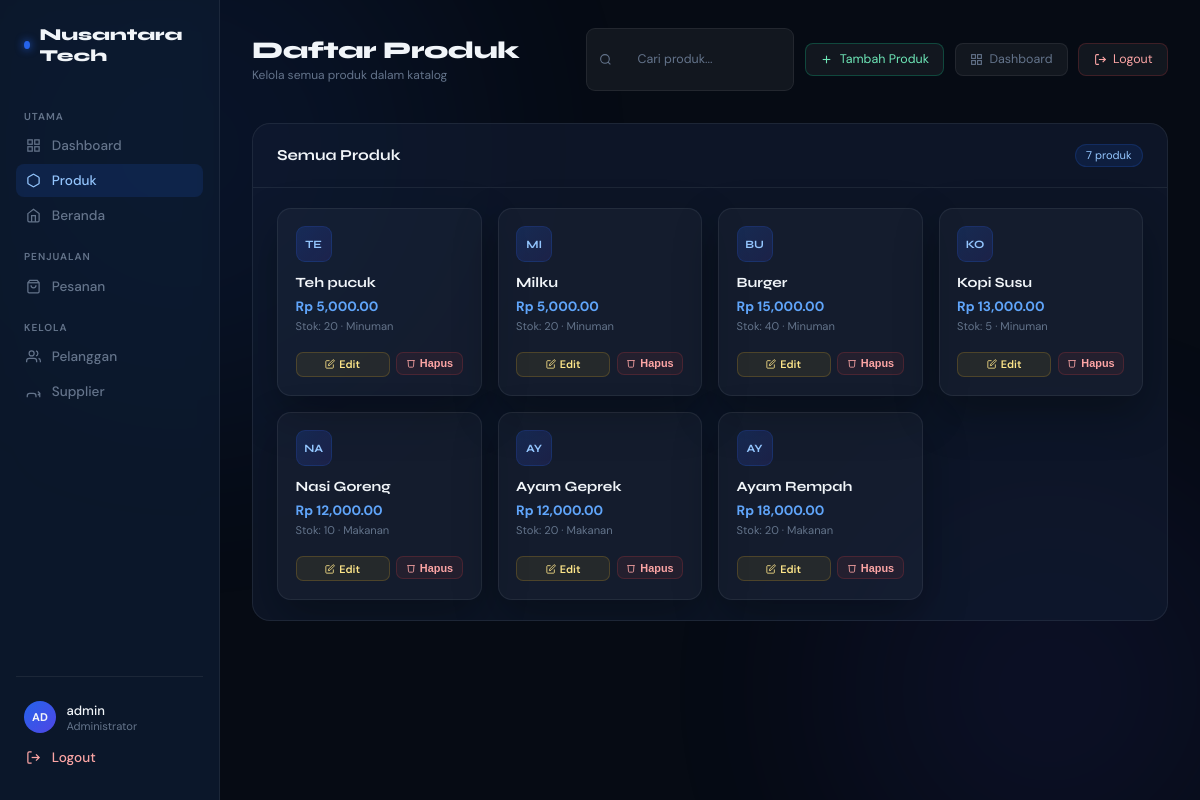
The page /produk/list/ (signed in) on the database as committed earlier.
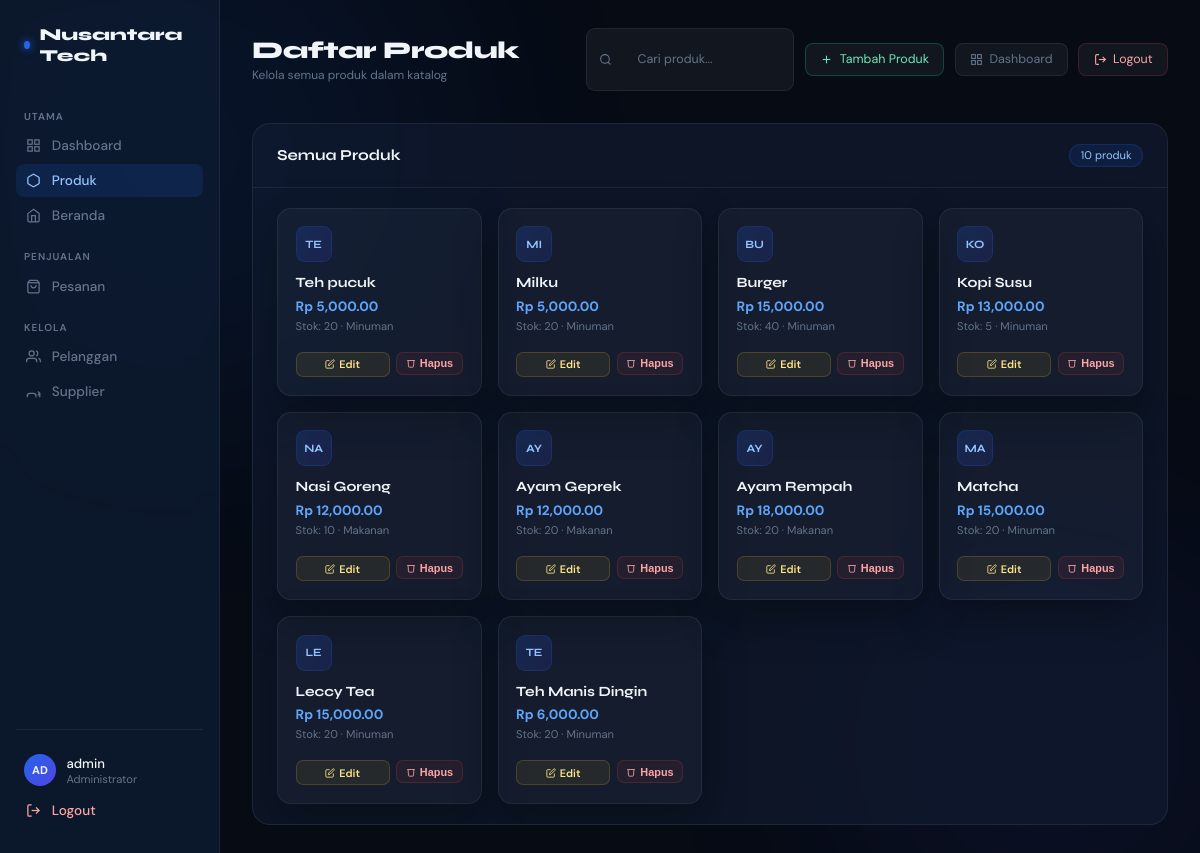
The same page on the database as committed later.
### appku/models.py (models this page shows, shortened)
class Produk(models.Model):
    id = models.BigAutoField(primary_key=True)
    nama = models.CharField(max_length=100)
    harga = models.DecimalField(max_digits=10, decimal_places=2, default=0)
    kategori = models.ForeignKey(
        Kategori,
        on_delete=models.SET_NULL,
        null=True,
        blank=True,
        related_name="produks",
    )
    supplier = models.ForeignKey(
        Supplier,
        on_delete=models.SET_NULL,
        null=True,
        blank=True,
        related_name="produks",
    )
    stok = models.PositiveIntegerField(default=0)  # 🔥 tidak bisa minus
    deskripsi = models.TextField(blank=True, default="")
    created_at = models.DateTimeField(auto_now_add=True)
    updated_at = models.DateTimeField(auto_now=True)

class Kategori(models.Model):
    id = models.BigAutoField(primary_key=True)
    nama = models.CharField(max_length=100)
    deskripsi = models.TextField(blank=True, default="")
    def __str__(self):
        return self.nama

### appku/views.py (the view)
# urls.py: path("produk/list/", views.produk_list, name="produk_list"),
@login_required
def produk_list(request):
    produk_list = Produk.objects.all()
    return render(request, "appku/produk_list.html", {"produk_list": produk_list})

### appku/templates/appku/produk_list.html (shortened to what the changed rows need)
{% extends 'appku/base.html' %}
{% load humanize %}
{% load static %}
{% block content %}
<div class="dashboard-wrap">
  <main class="main-content">
    <div class="table-card">
      <div class="table-card-header">
        <div class="table-card-title">Semua Produk</div>
        <span class="count-pill">{{ produk_list|length }} produk</span>
      </div>
      {% if produk_list %}
      <div class="produk-grid" id="produkGrid">
        {% for produk in produk_list %}
        <div class="produk-card" data-nama="{{ produk.nama|lower }}">
          <div class="produk-icon">{{ produk.nama|upper|slice:2 }}</div>
          <div class="produk-nama">{{ produk.nama }}</div>
          <div class="produk-harga">Rp {{ produk.harga|intcomma }}</div>
          <div class="produk-meta">
            Stok: {{ produk.stok }}
            {% if produk.kategori %} · {{ produk.kategori }}{% endif %}
          </div>
          <div class="produk-actions">
            <a href="{% url 'produk_edit' produk.pk %}" class="btn-edit-p">
              <svg width="10" height="10" fill="none" viewBox="0 0 24 24" stroke="currentColor" stroke-width="2"><path d="M11 4H4a2 2 0 0 0-2 2v14a2 2 0 0 0 2 2h14a2 2 0 0 0 2-2v-7"/><path d="M18.5 2.5a2.121 2.121 0 0 1 3 3L12 15l-4 1 1-4 9.5-9.5z"/></svg>
              Edit
            </a>
            <form method="post" action="{% url 'produk_delete' produk.pk %}" style="display:inline;" onsubmit="return confirm('Hapus produk ini?')">
              <button type="submit" class="btn-del-p">
                <svg width="10" height="10" fill="none" viewBox="0 0 24 24" stroke="currentColor" stroke-width="2"><polyline points="3 6 5 6 21 6"/><path d="M19 6l-1 14a2 2 0 0 1-2 2H8a2 2 0 0 1-2-2L5 6"/></svg>
                Hapus
              </button>
            </form>
          </div>
        </div>
        {% endfor %}
      </div>
      {% endif %}
    </div>
  </main>
</div>
{% endblock %}

Rows that differ between the two databases and show on the page:
added Produk: nama "MA", nama "Matcha", harga "15,000.00", stok "20", kategori "Minuman"
added Produk: nama "LE", nama "Leccy Tea", harga "15,000.00", stok "20", kategori "Minuman"
added Produk: nama "TE", nama "Teh Manis Dingin", harga "6,000.00", stok "20", kategori "Minuman"
Other text that changed with them:
{{ produk_list|length }}: "7" → "10"
